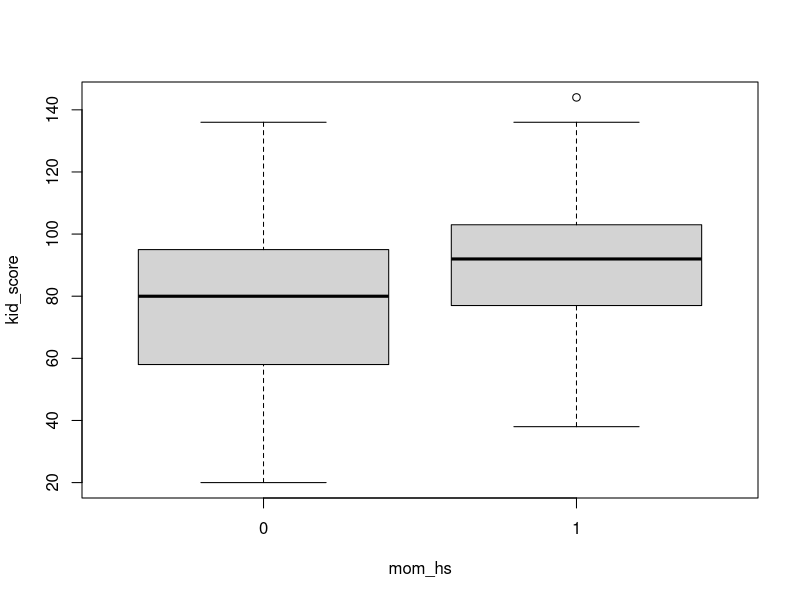
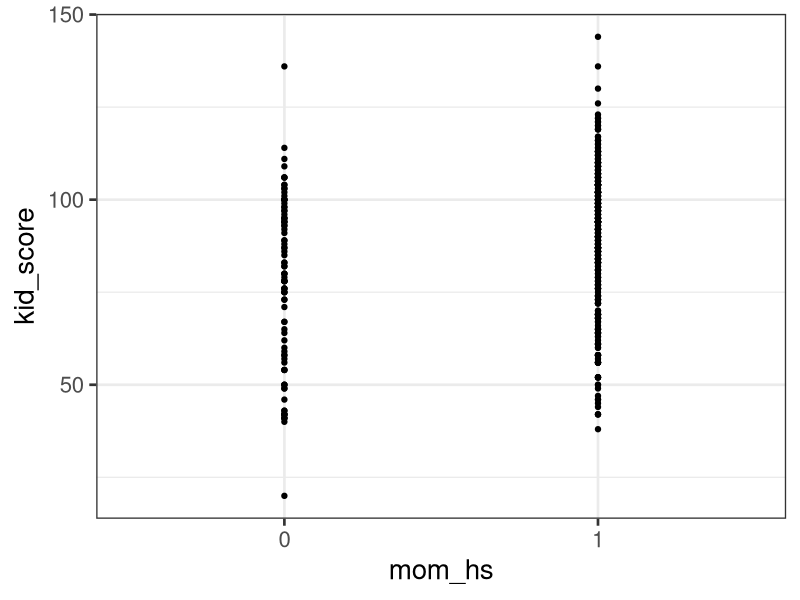
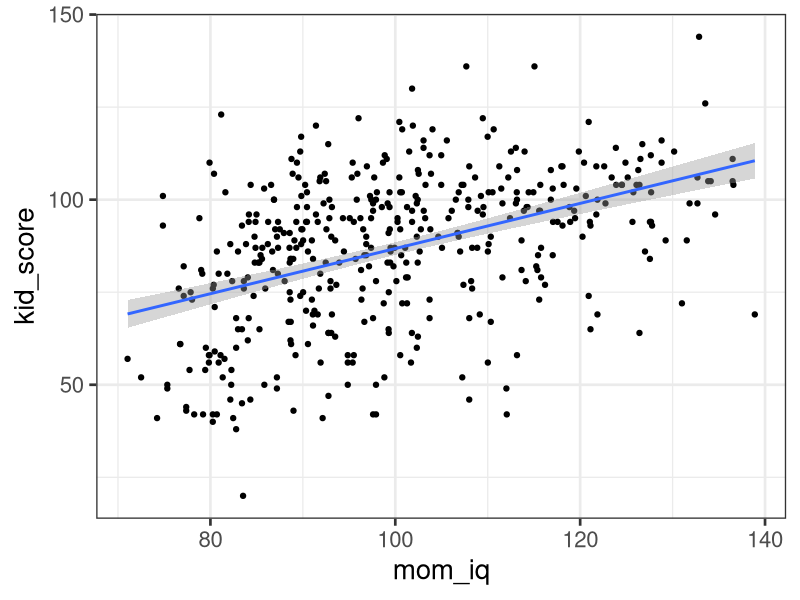
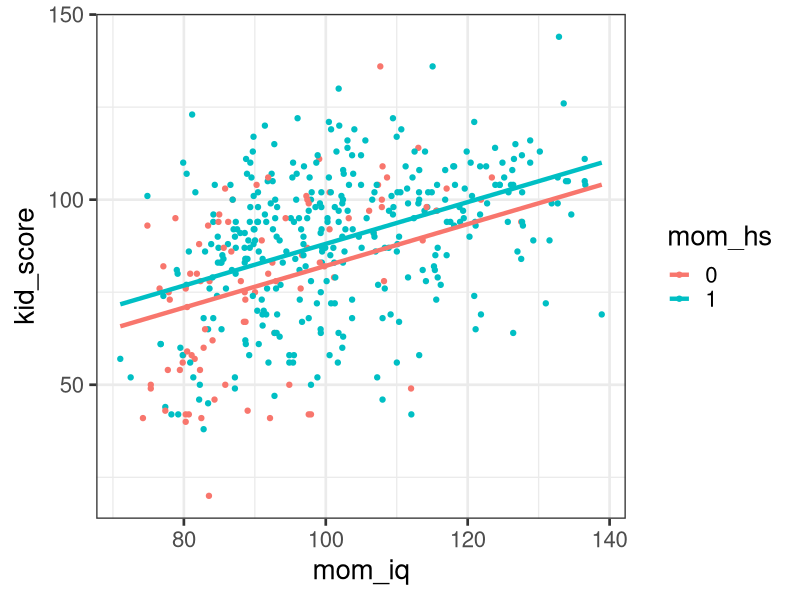
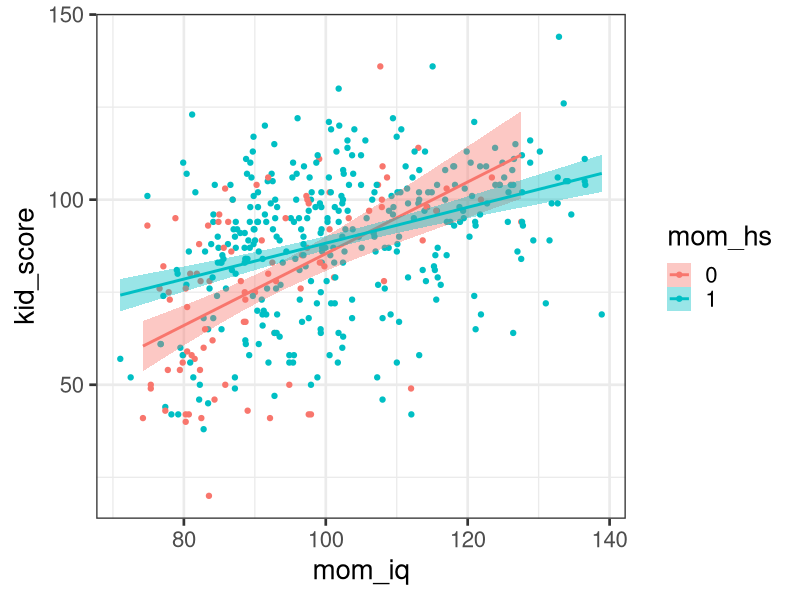
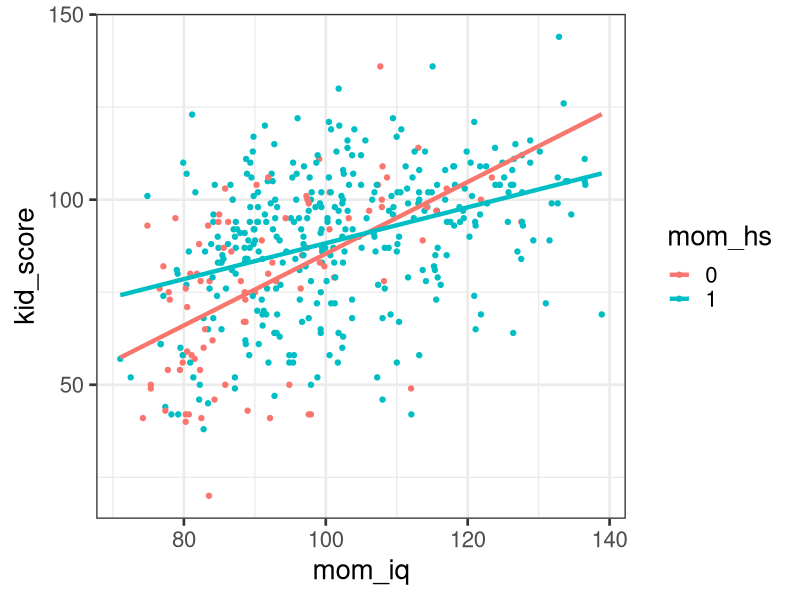

Recreate these plots in R, in order.
## ---- chunk 1
#| echo: false
#| warning: false
library(tidyverse)
library(ggplot2)
kidiq <- read_csv("../data/kidiq.csv")
kidiq$mom_hs <- as.factor(kidiq$mom_hs)
## ---- chunk 2
head(kidiq)
summary(kidiq)
boxplot(kid_score ~ mom_hs, kidiq)
## ---- chunk 3
modelo1 <- lm(kid_score ~ mom_hs, kidiq)
summary(modelo1)
## ---- chunk 4
#| echo: false
#| warning: false
ggplot(kidiq,
       aes(x = mom_hs, y = kid_score)) +
  geom_point() +
  geom_smooth(method = "lm") +
  theme_bw(base_size = 20)
## ---- chunk 5
modelo2 <- lm(kid_score ~ mom_iq, kidiq)
summary(modelo2)
## ---- chunk 6
kidiq$c_mom_iq <- kidiq$mom_iq - mean(kidiq$mom_iq)
modelo3 <- lm(kid_score ~ c_mom_iq, kidiq)
summary(modelo3)
## ---- chunk 7
#| echo: false
#| warning: false
ggplot(kidiq,
       aes(x = mom_iq, y = kid_score)) +
  geom_point() +
  geom_smooth(method = "lm") +
  theme_bw(base_size = 20)
## ---- chunk 8
modelo4 <- lm(kid_score ~ c_mom_iq + mom_hs, kidiq)
summary(modelo4)
## ---- chunk 9
#| echo: false
#| warning: false
c_iqs <- seq(min(kidiq$c_mom_iq), max(kidiq$c_mom_iq), length.out = 50)
pred.grid <- expand.grid(c_mom_iq = c_iqs, mom_hs = c(0, 1))
pred.grid$mom_hs <- as.factor(pred.grid$mom_hs)
conf.line <- predict(modelo4, pred.grid, interval = "confidence")
conf.pred <- predict(modelo4, pred.grid, interval = "prediction")
forplot <- data.frame(pred.grid,
                      linpred = conf.line[, "fit"],
                      linpred_lwr = conf.line[, "lwr"],
                      linpred_upr = conf.line[, "upr"],
                      yrep_lwr = conf.pred[, "lwr"],
                      yrep_upr = conf.pred[, "upr"])
forplot$mom_iq <- forplot$c_mom_iq + mean(kidiq$mom_iq)
## ---- chunk 10
#| echo: false
#| warning: false
ggplot(kidiq,
       aes(x = mom_iq, y = kid_score,
           colour = mom_hs, fill = mom_hs)) +
  geom_point() +
  geom_line(data = forplot,
            aes(x = mom_iq, y = linpred, colour = mom_hs),
            size = 1.5) +
  theme_bw(base_size = 20)
ggplot(kidiq,
       aes(x = mom_iq, y = kid_score,
           colour = mom_hs, fill = mom_hs)) +
  geom_point() +
  geom_smooth(method = "lm") +
  theme_bw(base_size = 20)
## ---- chunk 11
modelo5 <- lm(kid_score ~ c_mom_iq + mom_hs + mom_hs:c_mom_iq, kidiq)
summary(modelo5)
## ---- chunk 12
conf.line.m5 <- predict(modelo5, pred.grid)
preds.m5 <- data.frame(pred.grid, linpred = conf.line.m5)
preds.m5$mom_iq <- preds.m5$c_mom_iq + mean(kidiq$mom_iq)
ggplot(kidiq,
       aes(x = mom_iq, y = kid_score,
           colour = mom_hs, fill = mom_hs)) +
  geom_point() +
  geom_line(data = preds.m5,
            aes(x = mom_iq, y = linpred,
                colour = mom_hs),
            size = 1.5) +
  theme_bw(base_size = 20)
